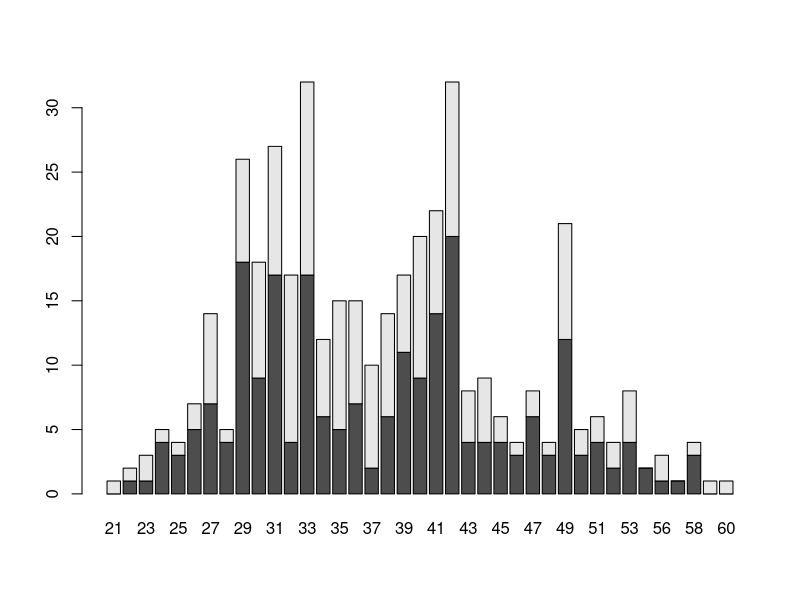
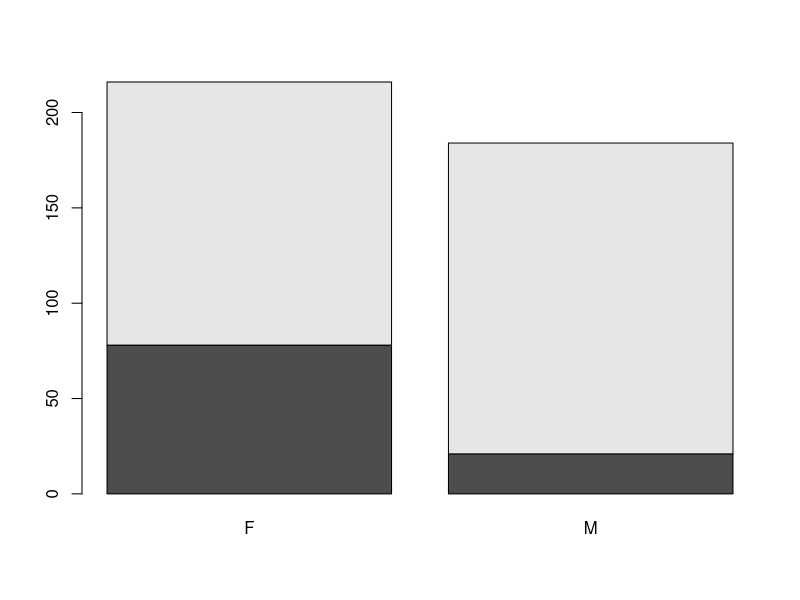
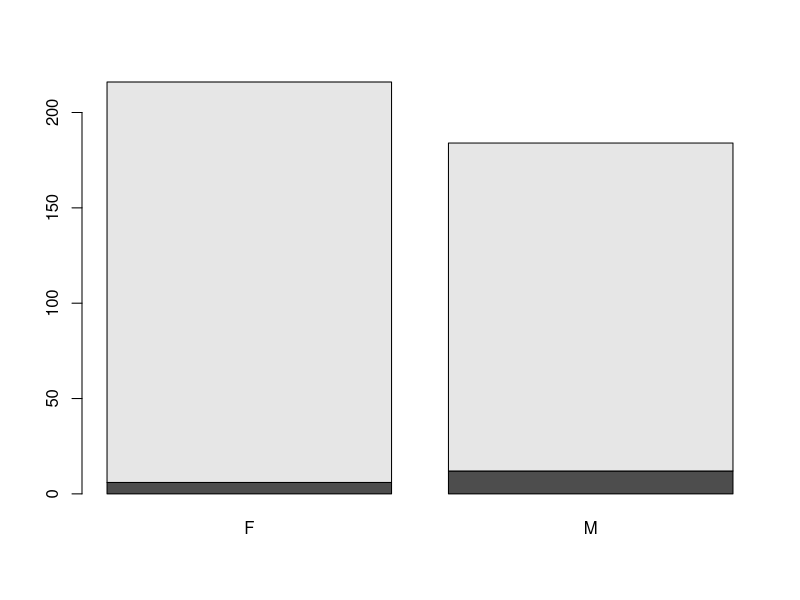

These figures' R source, in order:
## ---- chunk 1
library(readxl)
enc <- read_excel("enc.xlsx", sheet = "Hoja2")
head(enc)

## ---- chunk 2

(t0<-table(enc$sexo,enc$edad))
round(prop.table(t0),digits = 3)
barplot(t0)


## ---- chunk 3

(t1<-table(enc$p.u.v.r,enc$sexo))
prop.table(t1)
barplot(t1)


## ---- chunk 4

(t2<-table(enc$p.uso.v.d,enc$sexo))
prop.table(t2)
barplot(t2)


